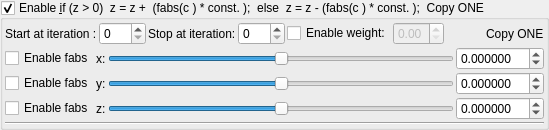
    <widget class="MyGroupBox" name="groupCheck_transform_boxConstantMultiplier1_enabled">
     <property name="title">
      <string>Enable &amp;if (z &gt; 0)  z = z +  (fabs(c ) * const. );  else  z = z - (fabs(c ) * const. );  Copy ONE</string>
     </property>
     <property name="checkable">
      <bool>true</bool>
     </property>
     <layout class="QVBoxLayout" name="verticalLayout_30" stretch="0,0,0">
      <property name="spacing">
       <number>2</number>
      </property>
      <property name="leftMargin">
       <number>2</number>
      </property>
      <property name="topMargin">
       <number>2</number>
      </property>
      <property name="rightMargin">
       <number>2</number>
      </property>
      <property name="bottomMargin">
       <number>2</number>
      </property>
      <item>
       <layout class="QGridLayout" name="gridLayout_48">
        <property name="spacing">
         <number>2</number>
        </property>
        <item row="1" column="7">
         <spacer name="horizontalSpacer_25">
          <property name="orientation">
           <enum>Qt::Horizontal</enum>
          </property>
          <property name="sizeHint" stdset="0">
           <size>
            <width>40</width>
            <height>20</height>
           </size>
          </property>
         </spacer>
        </item>
        <item row="1" column="2">
         <widget class="QLabel" name="label_159">
          <property name="text">
           <string>Stop at iteration:</string>
          </property>
         </widget>
        </item>
        <item row="1" column="3">
         <widget class="MySpinBox" name="spinboxInt_transform_boxConstantMultiplier1_stop_iterations">
          <property name="sizePolicy">
           <sizepolicy hsizetype="Minimum" vsizetype="Maximum">
            <horstretch>0</horstretch>
            <verstretch>0</verstretch>
           </sizepolicy>
          </property>
          <property name="maximum">
           <number>250</number>
          </property>
         </widget>
        </item>
        <item row="1" column="1">
         <widget class="MySpinBox" name="spinboxInt_transform_boxConstantMultiplier1_start_iterations">
          <property name="sizePolicy">
           <sizepolicy hsizetype="Minimum" vsizetype="Maximum">
            <horstretch>0</horstretch>
            <verstretch>0</verstretch>
           </sizepolicy>
          </property>
          <property name="maximum">
           <number>250</number>
          </property>
         </widget>
        </item>
        <item row="1" column="8">
         <widget class="QLabel" name="label_161">
          <property name="text">
           <string>Copy ONE</string>
          </property>
         </widget>
        </item>
        <item row="1" column="0">
         <widget class="QLabel" name="label_167">
          <property name="text">
           <string>Start at iteration :</string>
          </property>
         </widget>
        </item>
        <item row="1" column="6">
         <widget class="MyDoubleSpinBox" name="spinbox_transform_boxConstantMultiplier1_weight">
          <property name="enabled">
           <bool>false</bool>
          </property>
          <property name="sizePolicy">
           <sizepolicy hsizetype="Minimum" vsizetype="Maximum">
            <horstretch>0</horstretch>
            <verstretch>0</verstretch>
           </sizepolicy>
          </property>
          <property name="decimals">
           <number>2</number>
          </property>
          <property name="minimum">
           <double>0.000000000000000</double>
          </property>
          <property name="maximum">
           <double>1.000000000000000</double>
          </property>
          <property name="singleStep">
           <double>0.100000000000000</double>
          </property>
         </widget>
        </item>
        <item row="1" column="4">
         <widget class="QCheckBox" name="checkBox_transform_boxConstantMultiplier1_weight_enabled">
          <property name="text">
           <string>Enable weight:</string>
          </property>
         </widget>
        </item>
       </layout>
      </item>
      <item>
       <layout class="QGridLayout" name="gridLayout_49">
        <property name="spacing">
         <number>2</number>
        </property>
        <item row="1" column="4">
         <widget class="MyDoubleSpinBox" name="spinbox3_transform_boxConstantMultiplier1_y">
          <property name="sizePolicy">
           <sizepolicy hsizetype="Minimum" vsizetype="Maximum">
            <horstretch>0</horstretch>
            <verstretch>0</verstretch>
           </sizepolicy>
          </property>
          <property name="prefix">
           <string/>
          </property>
          <property name="suffix">
           <string/>
          </property>
          <property name="decimals">
           <number>6</number>
          </property>
          <property name="minimum">
           <double>-99.989999999999995</double>
          </property>
          <property name="maximum">
           <double>99.989999999999995</double>
          </property>
          <property name="singleStep">
           <double>0.100000000000000</double>
          </property>
         </widget>
        </item>
        <item row="0" column="2">
         <widget class="QLabel" name="label_109">
          <property name="text">
           <string>x:</string>
          </property>
         </widget>
        </item>
        <item row="2" column="2">
         <widget class="QLabel" name="label_127">
          <property name="text">
           <string>z:</string>
          </property>
         </widget>
        </item>
        <item row="1" column="2">
         <widget class="QLabel" name="label_107">
          <property name="text">
           <string>y:</string>
          </property>
         </widget>
        </item>
        <item row="1" column="3">
         <widget class="QSlider" name="slider3_transform_boxConstantMultiplier1_y">
          <property name="sizePolicy">
           <sizepolicy hsizetype="Expanding" vsizetype="Maximum">
            <horstretch>0</horstretch>
            <verstretch>0</verstretch>
           </sizepolicy>
          </property>
          <property name="minimum">
           <number>-5000000</number>
          </property>
          <property name="maximum">
           <number>5000000</number>
          </property>
          <property name="singleStep">
           <number>1</number>
          </property>
          <property name="orientation">
           <enum>Qt::Horizontal</enum>
          </property>
         </widget>
        </item>
        <item row="0" column="3">
         <widget class="QSlider" name="slider3_transform_boxConstantMultiplier1_x">
          <property name="sizePolicy">
           <sizepolicy hsizetype="Preferred" vsizetype="Preferred">
            <horstretch>0</horstretch>
            <verstretch>0</verstretch>
           </sizepolicy>
          </property>
          <property name="minimum">
           <number>-5000000</number>
          </property>
          <property name="maximum">
           <number>5000000</number>
          </property>
          <property name="singleStep">
           <number>1</number>
          </property>
          <property name="orientation">
           <enum>Qt::Horizontal</enum>
          </property>
         </widget>
        </item>
        <item row="2" column="3">
         <widget class="QSlider" name="slider3_transform_boxConstantMultiplier1_z">
          <property name="sizePolicy">
           <sizepolicy hsizetype="Expanding" vsizetype="Maximum">
            <horstretch>0</horstretch>
            <verstretch>0</verstretch>
           </sizepolicy>
          </property>
          <property name="minimum">
           <number>-5000000</number>
          </property>
          <property name="maximum">
           <number>5000000</number>
          </property>
          <property name="singleStep">
           <number>1</number>
          </property>
          <property name="orientation">
           <enum>Qt::Horizontal</enum>
          </property>
         </widget>
        </item>
        <item row="0" column="4">
         <widget class="MyDoubleSpinBox" name="spinbox3_transform_boxConstantMultiplier1_x">
          <property name="sizePolicy">
           <sizepolicy hsizetype="Minimum" vsizetype="Maximum">
            <horstretch>0</horstretch>
            <verstretch>0</verstretch>
           </sizepolicy>
          </property>
          <property name="prefix">
           <string/>
          </property>
          <property name="suffix">
           <string/>
          </property>
          <property name="decimals">
           <number>6</number>
          </property>
          <property name="minimum">
           <double>-99.989999999999995</double>
          </property>
          <property name="maximum">
           <double>99.989999999999995</double>
          </property>
          <property name="singleStep">
           <double>0.100000000000000</double>
          </property>
         </widget>
        </item>
        <item row="2" column="4">
         <widget class="MyDoubleSpinBox" name="spinbox3_transform_boxConstantMultiplier1_z">
          <property name="sizePolicy">
           <sizepolicy hsizetype="Minimum" vsizetype="Maximum">
            <horstretch>0</horstretch>
            <verstretch>0</verstretch>
           </sizepolicy>
          </property>
          <property name="prefix">
           <string/>
          </property>
          <property name="suffix">
           <string/>
          </property>
          <property name="decimals">
           <number>6</number>
          </property>
          <property name="minimum">
           <double>-99.989999999999995</double>
          </property>
          <property name="maximum">
           <double>99.989999999999995</double>
          </property>
          <property name="singleStep">
           <double>0.100000000000000</double>
          </property>
         </widget>
        </item>
        <item row="0" column="1">
         <widget class="QCheckBox" name="checkBox_transform_boxConstantMultiplier1_fabs_enabledX">
          <property name="text">
           <string>Enable fabs</string>
          </property>
         </widget>
        </item>
        <item row="1" column="1">
         <widget class="QCheckBox" name="checkBox_transform_boxConstantMultiplier1_fabs_enabledY">
          <property name="text">
           <string>Enable fabs</string>
          </property>
         </widget>
        </item>
        <item row="2" column="1">
         <widget class="QCheckBox" name="checkBox_transform_boxConstantMultiplier1_fabs_enabledZ">
          <property name="text">
           <string>Enable fabs</string>
          </property>
         </widget>
        </item>
       </layout>
      </item>
      <item>
       <widget class="Line" name="line_22">
        <property name="orientation">
         <enum>Qt::Horizontal</enum>
        </property>
       </widget>
      </item>
     </layout>
    </widget>
